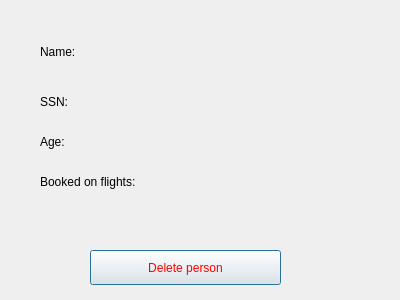
<?xml version="1.0" encoding="UTF-8"?>
<ui version="4.0">
 <class>PersonInfo</class>
 <widget class="QDialog" name="PersonInfo">
  <property name="geometry">
   <rect>
    <x>0</x>
    <y>0</y>
    <width>400</width>
    <height>300</height>
   </rect>
  </property>
  <property name="windowTitle">
   <string>Dialog</string>
  </property>
  <widget class="QLabel" name="nameLabel">
   <property name="geometry">
    <rect>
     <x>40</x>
     <y>40</y>
     <width>99</width>
     <height>24</height>
    </rect>
   </property>
   <property name="text">
    <string>Name:</string>
   </property>
  </widget>
  <widget class="QLabel" name="ssnLabel">
   <property name="geometry">
    <rect>
     <x>40</x>
     <y>90</y>
     <width>99</width>
     <height>24</height>
    </rect>
   </property>
   <property name="text">
    <string>SSN:</string>
   </property>
  </widget>
  <widget class="QLabel" name="ageLabel">
   <property name="geometry">
    <rect>
     <x>40</x>
     <y>130</y>
     <width>99</width>
     <height>24</height>
    </rect>
   </property>
   <property name="text">
    <string>Age:</string>
   </property>
  </widget>
  <widget class="QPushButton" name="deletePersonButton">
   <property name="geometry">
    <rect>
     <x>90</x>
     <y>250</y>
     <width>191</width>
     <height>35</height>
    </rect>
   </property>
   <property name="styleSheet">
    <string notr="true">QPushButton{
	color: red;
}</string>
   </property>
   <property name="text">
    <string>Delete person</string>
   </property>
  </widget>
  <widget class="QLabel" name="bookedLabel">
   <property name="geometry">
    <rect>
     <x>40</x>
     <y>170</y>
     <width>211</width>
     <height>24</height>
    </rect>
   </property>
   <property name="text">
    <string>Booked on flights: </string>
   </property>
  </widget>
 </widget>
 <resources/>
 <connections/>
</ui>
